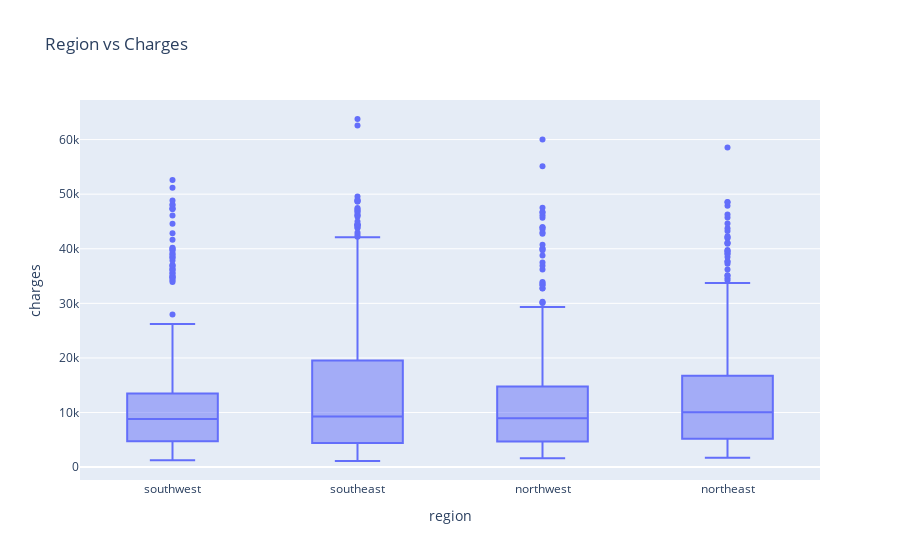

Source (notebook cell):
### Markdown cell above
##### Region vs Charges

### Code cell
px.box(df, x='region', y='charges',
      title='Region vs Charges')

### Figure 1 — Plotly figure (JSON) as saved in the notebook; plotly's stock layout.template omitted (floating-point values rounded to 4 significant figures; data arrays with more than 128 entries replaced by an {"elided": "..."} marker saying what was removed)
{"data": [{"alignmentgroup": "True", "hovertemplate": "region=%{x}<br>charges=%{y}<extra></extra>", "legendgroup": "", "marker": {"color": "#636efa"}, "name": "", "notched": false, "offsetgroup": "", "orientation": "v", "showlegend": false, "type": "box", "x": {"elided": "1338 str values"}, "x0": " ", "xaxis": "x", "y": {"elided": "1338 float values"}, "y0": " ", "yaxis": "y"}], "layout": {"boxmode": "group", "legend": {"tracegroupgap": 0}, "title": {"text": "Region vs Charges"}, "xaxis": {"anchor": "y", "domain": [0, 1], "title": {"text": "region"}}, "yaxis": {"anchor": "x", "domain": [0, 1], "title": {"text": "charges"}}}}
